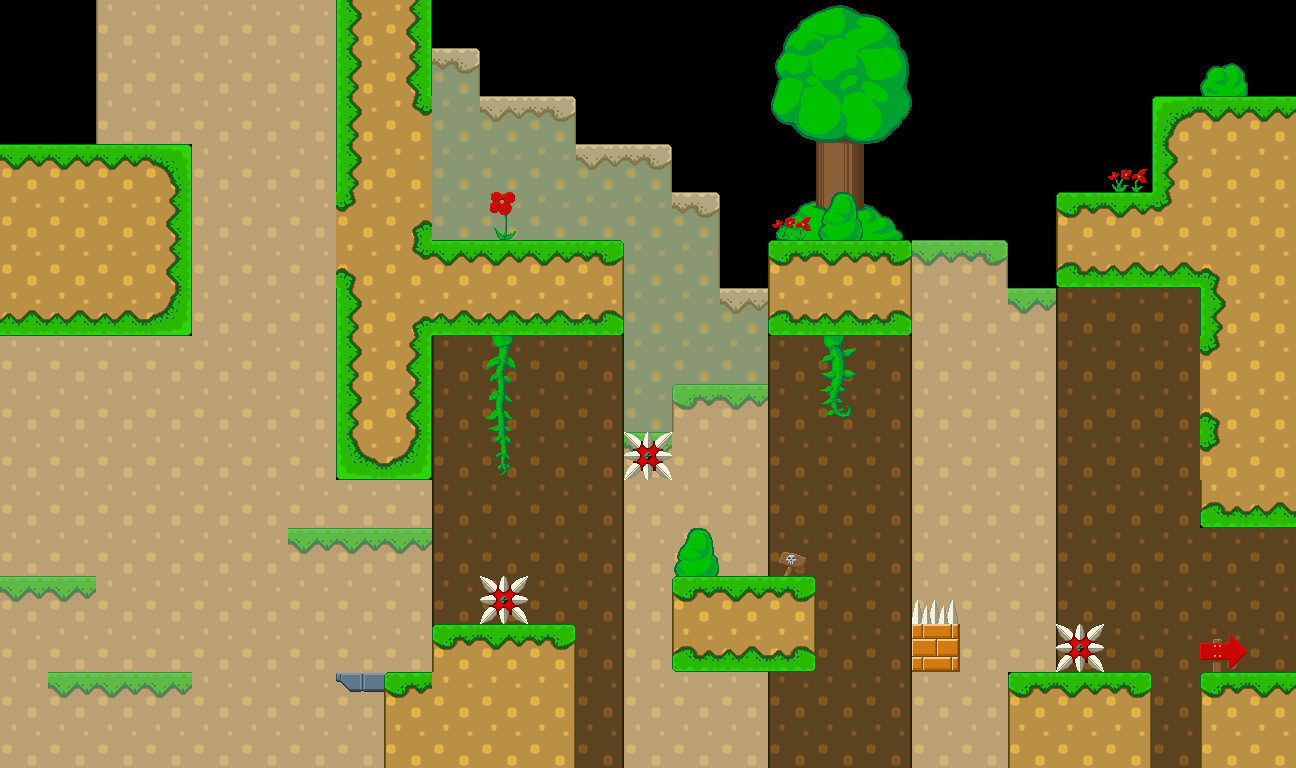

This is a level from a 2D game, rendered from its Tiled map with the project's own tilesets. A one-line summary and the map file follow, with tile-layer data summarised:
An orthogonal 27x16 tile map with 48x48 px tiles, 7 tile layers (background03, background02, background01, decoration2, ...).

<map version="1.0" orientation="orthogonal" width="27" height="16" tilewidth="48" tileheight="48">
 <properties>
  <property name="background" value="background06.png" />
 </properties>
 <tileset firstgid="1" source="mainTileset.tsx" />
 <layer name="background03" width="27" height="16">
  <data>[432 cells, 26 non-empty, 4 distinct tile ids]</data>
 </layer>
 <layer name="background02" width="27" height="16">
  <data>[432 cells, 153 non-empty, 5 distinct tile ids]</data>
 </layer>
 <layer name="background01" width="27" height="16">
  <data>[432 cells, 90 non-empty, 3 distinct tile ids]</data>
 </layer>
 <layer name="decoration2" width="27" height="16">
  <data>[432 cells, 26 non-empty, 26 distinct tile ids]</data>
 </layer>
 <layer name="decoration1" width="27" height="16">
  <data>[432 cells, 2 non-empty, 2 distinct tile ids]</data>
 </layer>
 <layer name="surface" width="27" height="16">
  <data>[432 cells, 105 non-empty, 24 distinct tile ids]</data>
 </layer>
 <layer name="traps" width="27" height="16">
  <data>[432 cells, 4 non-empty, 2 distinct tile ids]</data>
 </layer>
</map>
